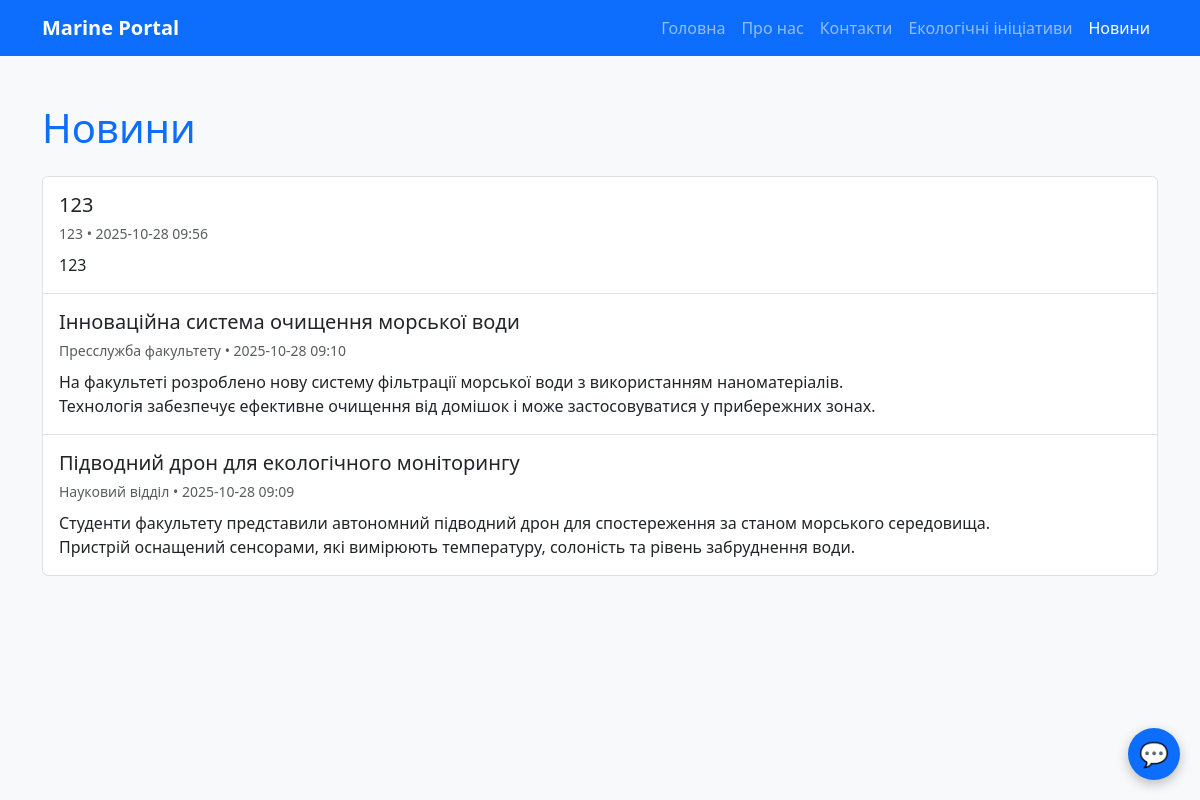
Page /news/ on the committed database.
### main/models.py (models this page shows, shortened)
class News(models.Model):
    title = models.CharField(max_length=200)
    content = models.TextField()
    author = models.CharField(max_length=100)
    date = models.DateTimeField(auto_now_add=True)
    class Meta:
        verbose_name = "Новина"
        verbose_name_plural = "Новини"

### main/news/views.py (the view)
# urls.py: path("", views.news_list, name="news_list"),
def news_list(request):
    articles = News.objects.all().order_by("-date")
    return render(request, "news.html", {"articles": articles})

### main/templates/news.html (shortened to what this page needs)
<!doctype html>
<html lang="uk">
<head>
    <link href="https://cdn.jsdelivr.net/npm/bootstrap@5.3.2/dist/css/bootstrap.min.css" rel="stylesheet">
</head>
<body class="bg-light">
<nav class="navbar navbar-expand-lg navbar-dark bg-primary">
    <div class="container">
        <a class="navbar-brand fw-bold" href="/">Marine Portal</a>
        <div class="collapse navbar-collapse" id="navbarNav">
            <ul class="navbar-nav ms-auto">
                <li class="nav-item"><a class="nav-link" href="/">Головна</a></li>
                <li class="nav-item"><a class="nav-link" href="#">Про нас</a></li>
                <li class="nav-item"><a class="nav-link" href="#">Контакти</a></li>
                <li class="nav-item"><a class="nav-link" href="#">Екологічні ініціативи</a></li>
                <li class="nav-item"><a class="nav-link active" href="/news/">Новини</a></li>
            </ul>
        </div>
    </div>
</nav>
<div class="container py-5">
    <h1 class="display-6 text-primary mb-4">Новини</h1>
    {% if articles %}
    <div class="list-group">
        {% for a in articles %}
        <article class="list-group-item py-3">
            <h5 class="mb-1">{{ a.title }}</h5>
            <small class="text-muted">{{ a.author }} • {{ a.date|date:"Y-m-d H:i" }}</small>
            <p class="mt-2 mb-0">{{ a.content|linebreaksbr }}</p>
        </article>
        {% endfor %}
    </div>
    {% else %}
    <div class="alert alert-info">Поки що новин немає.</div>
    {% endif %}
</div>
<div id="chatbot-widget">
    <div id="chatbot-toggle">💬</div>
</div>
</body>
</html>

### main/templates/news.html (style rules this page uses)
#chatbot-widget { position: fixed; bottom: 20px; right: 20px; z-index: 9999; font-family: system-ui, sans-serif; display: flex; flex-direction: column-reverse; align-items: flex-end; }
#chatbot-toggle { width: 52px; height: 52px; border-radius: 50%; background: #0d6efd; color: #fff; display: flex; align-items: center; justify-content: center; cursor: pointer; box-shadow: 0 4px 12px rgba(0,0,0,0.25); font-size: 24px; }

### rows in the picture
News: title "123", author "123", date "2025-10-28 09:56", content "123"
News: title "Інноваційна система очищення морської води", author "Пресслужба факультету", date "2025-10-28 09:10", content "На факультеті розроблено нову систему фільтрації морської води з використанням наноматеріалів. Технологія забезпечує ефективне очищення від домішок і може застосовуватися у прибережних зонах."
News: title "Підводний дрон для екологічного моніторингу", author "Науковий відділ", date "2025-10-28 09:09", content "Студенти факультету представили автономний підводний дрон для спостереження за станом морського середовища. Пристрій оснащений сенсорами, які вимірюють температуру, солоність та рівень забруднення води."
